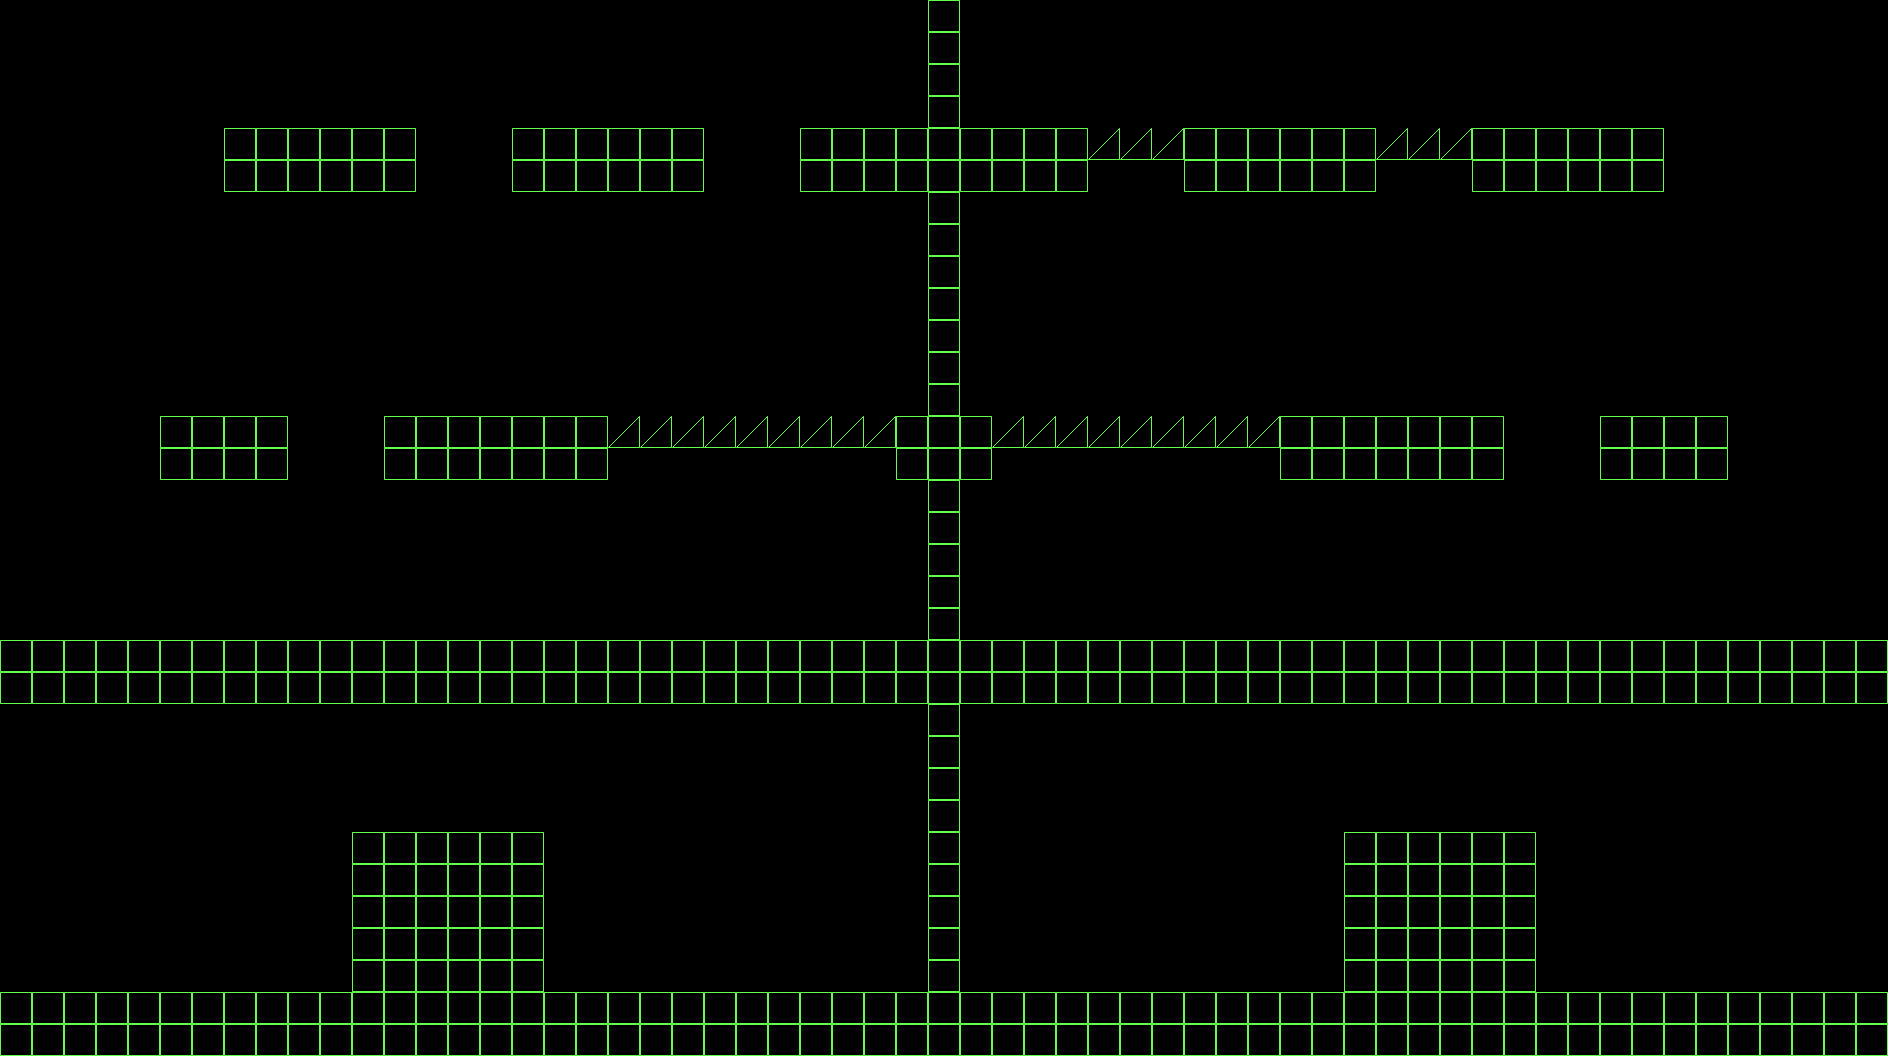

Below is a game level as drawn by its tile map, then a one-line description and the .tmx that defines it (tile-layer data replaced by summaries):
An orthogonal 59x33 tile map with 32x32 px tiles, 2 tile layers (Hidden, Calque 1) and 14 objects (3x ladder, 2x NormalDoor, 2x SpectralDoor, 2x torch, 2x chest, ...).

<map version="1.0" orientation="orthogonal" renderorder="right-down" width="59" height="33" tilewidth="32" tileheight="32">
 <properties>
  <property name="center" value="29" />
 </properties>
 <tileset firstgid="1" source="tileset.tsx" />
 <layer name="Hidden" width="59" height="33">
  <data>[1947 cells, 24 non-empty, 1 distinct tile ids]</data>
 </layer>
 <objectgroup name="Calque d'objets 1">
  <object name="ladderHidden" type="ladder" x="544" y="800" width="32" height="192">
   <properties>
    <property name="hidden" value="true" />
    <property name="isActive" value="true" />
   </properties>
  </object>
  <object name="ladder" type="ladder" x="1536" y="800" width="32" height="192">
   <properties>
    <property name="isActive" value="true" />
   </properties>
  </object>
  <object name="key" type="NormalKey" x="160" y="384" width="32" height="32" />
  <object name="ladderT1" type="ladder" x="288" y="384" width="32" height="256" />
  <object name="door" type="NormalDoor" x="1056" y="896" width="64" height="96">
   <properties>
    <property name="id" value="2" />
   </properties>
  </object>
  <object name="door" type="NormalDoor" x="1600" y="32" width="64" height="96">
   <properties>
    <property name="id" value="2" />
   </properties>
  </object>
  <object name="doorT2" type="SpectralDoor" x="832" y="32" width="64" height="96">
   <properties>
    <property name="id" value="1" />
   </properties>
  </object>
  <object name="door" type="SpectralDoor" x="768" y="544" width="64" height="96">
   <properties>
    <property name="id" value="1" />
   </properties>
  </object>
  <object name="torch1" type="torch" x="224" y="576" width="32" height="64">
   <properties>
    <property name="link" value="ladderT1" />
    <property name="on" value="true" />
   </properties>
  </object>
  <object name="chest" type="chest" x="128" y="608" width="64" height="32" />
  <object name="chest" type="chest" x="544" y="96" width="64" height="32" />
  <object name="torch2" type="torch" x="640" y="64" width="32" height="64">
   <properties>
    <property name="link" value="doorT2" />
    <property name="on" value="false" />
   </properties>
  </object>
  <object name="lockedDoor" type="LockedDoorNormal" x="1440" y="288" width="64" height="128" />
  <object name="spawn" type="spawn" x="96" y="928" width="32" height="48" />
 </objectgroup>
 <layer name="Calque 1" width="59" height="33">
  <data>[1947 cells, 437 non-empty, 1 distinct tile ids]</data>
 </layer>
</map>